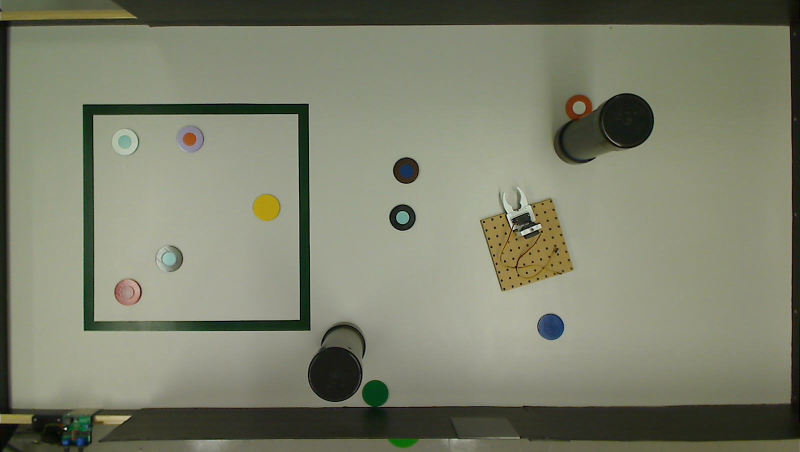
#> input picture scripts/data/trajectory_example_1.jpg, 1600 x 904 px (shown at 1/2 size)
$ python detect_color.py --image data/trajectory_example_1.jpg
#> lines starting #> are read from the running program, lines starting #| are printed output that depends on the picture; after the words box and inside, x2 and y2 are one past the last pixel; in counts of white or black regions, pixels touching at a corner belong together
import numpy as np
import argparse
import cv2
import time

cv2.namedWindow('image', cv2.WINDOW_NORMAL)

ap = argparse.ArgumentParser()
ap.add_argument("-i", "--image", help = "path to the image")
args = vars(ap.parse_args())

image = cv2.imread(args["image"])
#> image is the input picture: shape (904, 1600, 3); mean B, G, R 108.1, 127.7, 124.7

hsv = cv2.cvtColor(image, cv2.COLOR_BGR2HSV)
#> hsv: shape (904, 1600, 3); mean H, S, V 35.8, 48.4, 128.5

boundaries = [
    ([42, 145, 55], [78, 255, 110]),
    ([0,0,0], [179,255,255])
]

for (lower, upper) in boundaries:
    lower = np.array(lower, dtype = "uint8")
    upper = np.array(upper, dtype = "uint8")
    mask = cv2.inRange(hsv, lower, upper)
    output = cv2.bitwise_and(image, image, mask = mask)

    output = cv2.resize(output, (500, 1000))

    cv2.imshow("images", np.hstack([output]))
    cv2.waitKey(0)
#> this loop made 2 passes
#> pass 1, `mask = cv2.inRange(hsv, lower, upper)`:
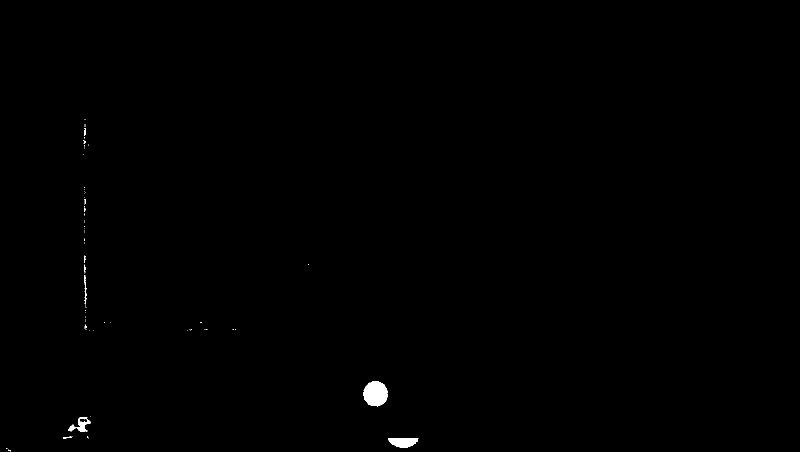
#> mask: shape (904, 1600) (shown at 1/2 size); 0.26% white; 78 white regions (70 under 20 px), largest, box (x1, y1, x2, y2) and area: (726, 762, 776, 813) 1915, (777, 876, 837, 896) 864, (137, 834, 181, 864) 518
#> pass 1, `output = cv2.resize(output, (500, 1000))`:
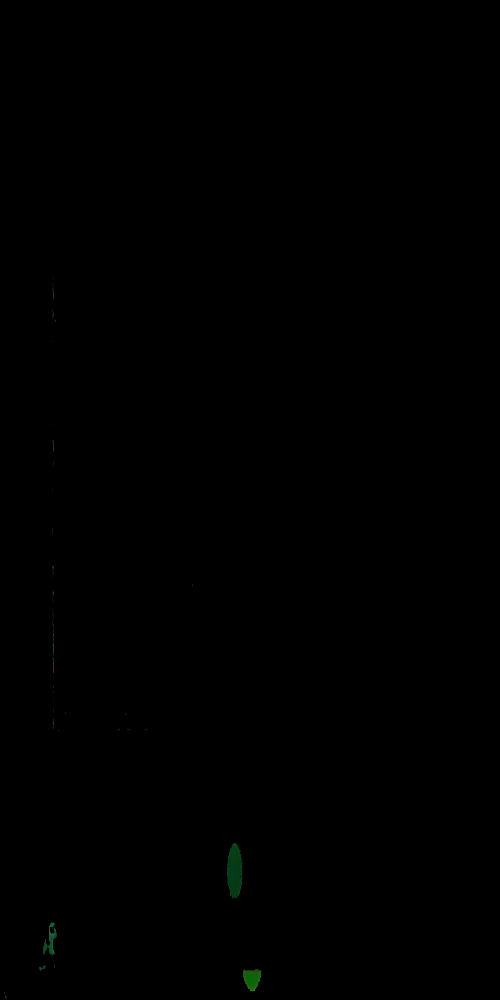
#> output: shape (1000, 500, 3); mean B, G, R 0.1, 0.2, 0

cv2.destroyAllWindows()
